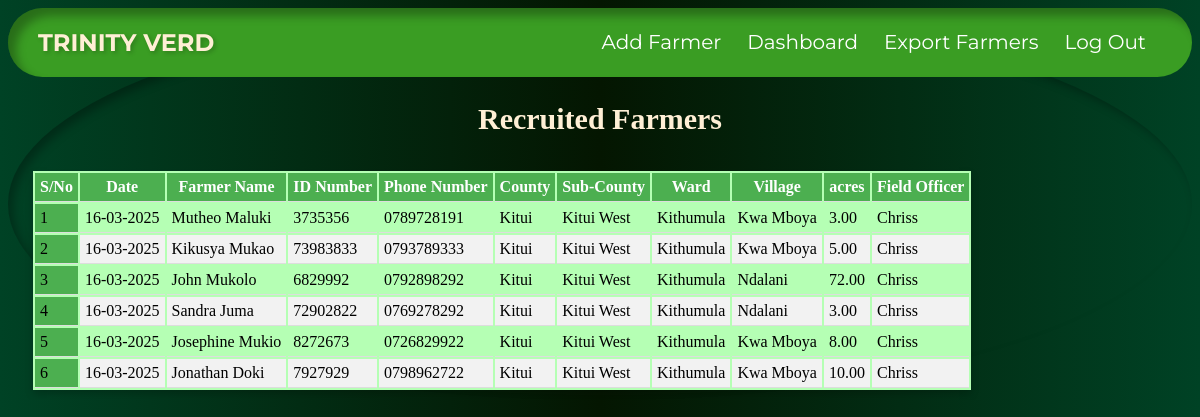
Screenshot of /recruitment/recruited-farmers (signed in) with the database file from the repository.
### recruitment/models.py (models this page shows, shortened)
class FieldData(models.Model):
    COUNTY_CHOICES = [
        ('Kitui', 'Kitui'),
        ('Makueni', 'Makueni'),
    ]
    created_at = models.DateTimeField(auto_now_add=True)
    farmer_id = models.AutoField(primary_key=True)
    farmer_name = models.CharField(max_length=255)
    id_number = models.CharField(max_length=15, unique=True, error_messages={'unique': 'ID Number already exists'})
    phone_number = models.CharField(max_length=10, validators=[phone_validator], unique=True, error_messages={'unique': 'Phone Number Number already exists'})
    county = models.CharField(max_length=100, choices=COUNTY_CHOICES)
    sub_county = models.ForeignKey(SubCounty, on_delete=models.CASCADE, related_name="data")
    ward = models.CharField(max_length=50)
    village = models.CharField(max_length=50)
    acres = models.DecimalField(max_digits=5, decimal_places=2)
    field_officer = models.ForeignKey("authentication.UserProfile", on_delete=models.CASCADE, related_name="recruitment_fielddata", limit_choices_to={'role': 'field_officer'})

### authentication/models.py (models this page shows)
class SubCounty(models.Model):
    name = models.CharField(max_length=100, unique=True)
    def __str__(self):
        return str(self.name)

class UserProfile(models.Model):
    ROLE_CHOICES = [
        ('Field Officer', 'Field Officer'),
        ('supervisor', 'supervisor'),
        ('Project Manager', 'Project Manager')
    ]
    user = models.OneToOneField(User, on_delete=models.CASCADE)
    role = models.CharField(max_length=20, choices=ROLE_CHOICES)
    sub_county = models.ManyToManyField(SubCounty, related_name='supervisor')
    def __str__(self):
        return str(self.user.username)

### recruitment/views.py (the view)
# urls.py: path('recruited-farmers', views.recruited_farmers, name = 'recruited_farmers'),
@login_required
def recruited_farmers(request):
    user_profile = request.user.userprofile
    if user_profile.role == "Field Officer":
        data = FieldData.objects.filter(field_officer=user_profile)
    elif user_profile.role == "supervisor":
        data = FieldData.objects.filter(sub_county__in=user_profile.sub_county.all())
    elif user_profile.role == "Project Manager":
        data = FieldData.objects.all()
    else:
        data = FieldData.objects.none()
    return render(request, "recruited_farmers.html", {"data": data})

### recruitment/templates/recruited_farmers.html (shortened to what this page needs)
{% load static %}
<!DOCTYPE html>
<html lang="en">
<head>
    <link rel="stylesheet" href="https://cdnjs.cloudflare.com/ajax/libs/font-awesome/6.4.2/css/all.min.css">
    <link rel="stylesheet" href="https://unpkg.com/aos@next/dist/aos.css">
    <link rel="stylesheet" type="text/css" href="{% static 'css/index.css' %}">
</head>
<body>
<header class="nav-menu sticky">
    <h2>TRINITY VERD</h2>
    <ul id="navLinks" class="nav-links">
        {% if user.userprofile.role == "Field Officer" %}
        <li><button onclick="location.href='{% url 'recruitment' %}'">Add Farmer</button></li>
        {% endif %}
        <li><button onclick="location.href='{% url 'dashboard' %}'">Dashboard</button></li>
        <li><button onclick="location.href='{% url 'export_farmers' %}'">Export Farmers</button></li>
        <li><button onclick="location.href='{% url 'logout' %}'">Log Out</button></li>
    </ul>
</header>
<section class="recruited-section" id="home">
    <h2>Recruited Farmers</h2>
    <div class="table-responsive">
    <table class="table table-bordered">
        <thead>
        <tr>
            <th>S/No</th>
            <th>Date</th>
            <th>Farmer Name</th>
            <th>ID Number</th>
            <th>Phone Number</th>
            <th>County</th>
            <th>Sub-County</th>
            <th>Ward</th>
            <th>Village</th>
            <th>acres</th>
            <th>Field Officer</th>
        </tr>
        </thead>
        <tbody>
        {% for record in data %}
        <tr>
            <td>{{ forloop.counter }}</td>
            <td>{{ record.created_at | date:"d-m-Y" }}</td>
            <td>{{ record.farmer_name }}</td>
            <td>{{ record.id_number }}</td>
            <td>{{ record.phone_number }}</td>
            <td>{{ record.county }}</td>
            <td>{{ record.sub_county }}</td>
            <td>{{ record.ward }}</td>
            <td>{{ record.village }}</td>
            <td>{{ record.acres }}</td>
            <td>{{ record.field_officer }}</td>
        </tr>
        {% empty %}
        <tr>
            <td colspan="5">No farmers found</td>
        </tr>
        {% endfor %}
        </tbody>
    </table>
</div>
</section>
</body>
</html>

### static/css/index.css (style rules this page uses)
html { scroll-behavior: smooth; margin: 0; }
body { border-radius: 60%; box-shadow: inset 5px 5px 10px rgba(0, 0, 0, 0.3); max-width: 1300px; height: 100%; background: linear-gradient(90deg, #004225 0%, #041601 50%, #004225 100%); animation: moveShine 3s linear infinite; overflow-x: hidden; }
header { display: flex; }
.nav-menu { position: relative; display: flex; gap: 20px; justify-content: space-between; align-items: center; z-index: 1000; background: #3a9d23; border-radius: 50px; box-shadow: inset 8px 8px 10px rgba(0, 0, 0, 0.3); }
.nav-menu h2 { font-family:"Montserrat", sans-serif; text-shadow: 2px 2px 4px rgba(0, 0, 0, 0.2); padding-left: 30px; color: papayawhip; cursor: pointer; }
.nav-links { padding-right: 30px; list-style: none; }
.nav-links li { display: inline-block; cursor: pointer; margin-right: 10px; }
.nav-links button { font-family:"Montserrat", sans-serif; text-decoration: none; color: white; font-size: 20px; background: none; border: none; cursor: pointer; }
.sticky { position: sticky; top: 0; }

### recruitment/templates/recruited_farmers.html (style rules this page uses)
.recruited-section h2 { text-align: center; color: papayawhip; font-size: 30px; }
.table-responsive { display: block; overflow-x: auto; overflow-y: auto; max-width: 100%; max-height: 800px; white-space: nowrap; padding: 10px 10px; margin-left: 15px; margin-bottom: 25px; }
.table { background: linear-gradient(to bottom, #b5ffb4, #b5ffb4); box-shadow: 0 4px 8px rgba(0, 0, 0, 0.2); }
.table tr { padding: 5px 5px; }
.table td, .table th { padding: 5px 5px; border-bottom: 1px solid #ddd; }
.table th { background-color: #4caf50; color: white; }
.table td:first-child { position: sticky; left: 0; background-color: #4caf50; z-index: 10; }
tr:nth-child(even) { background-color: #f2f2f2; }

### rows the page displays
FieldData: created_at "16-03-2025", farmer_name "Mutheo Maluki", id_number "3735356", phone_number "0789728191", county "Kitui", sub_county "Kitui West", ward "Kithumula", village "Kwa Mboya", acres "3.00", field_officer "Chriss"
FieldData: created_at "16-03-2025", farmer_name "Kikusya Mukao", id_number "73983833", phone_number "0793789333", county "Kitui", sub_county "Kitui West", ward "Kithumula", village "Kwa Mboya", acres "5.00", field_officer "Chriss"
FieldData: created_at "16-03-2025", farmer_name "John Mukolo", id_number "6829992", phone_number "0792898292", county "Kitui", sub_county "Kitui West", ward "Kithumula", village "Ndalani", acres "72.00", field_officer "Chriss"
FieldData: created_at "16-03-2025", farmer_name "Sandra Juma", id_number "72902822", phone_number "0769278292", county "Kitui", sub_county "Kitui West", ward "Kithumula", village "Ndalani", acres "3.00", field_officer "Chriss"
FieldData: created_at "16-03-2025", farmer_name "Josephine Mukio", id_number "8272673", phone_number "0726829922", county "Kitui", sub_county "Kitui West", ward "Kithumula", village "Kwa Mboya", acres "8.00", field_officer "Chriss"
FieldData: created_at "16-03-2025", farmer_name "Jonathan Doki", id_number "7927929", phone_number "0798962722", county "Kitui", sub_county "Kitui West", ward "Kithumula", village "Kwa Mboya", acres "10.00", field_officer "Chriss"
